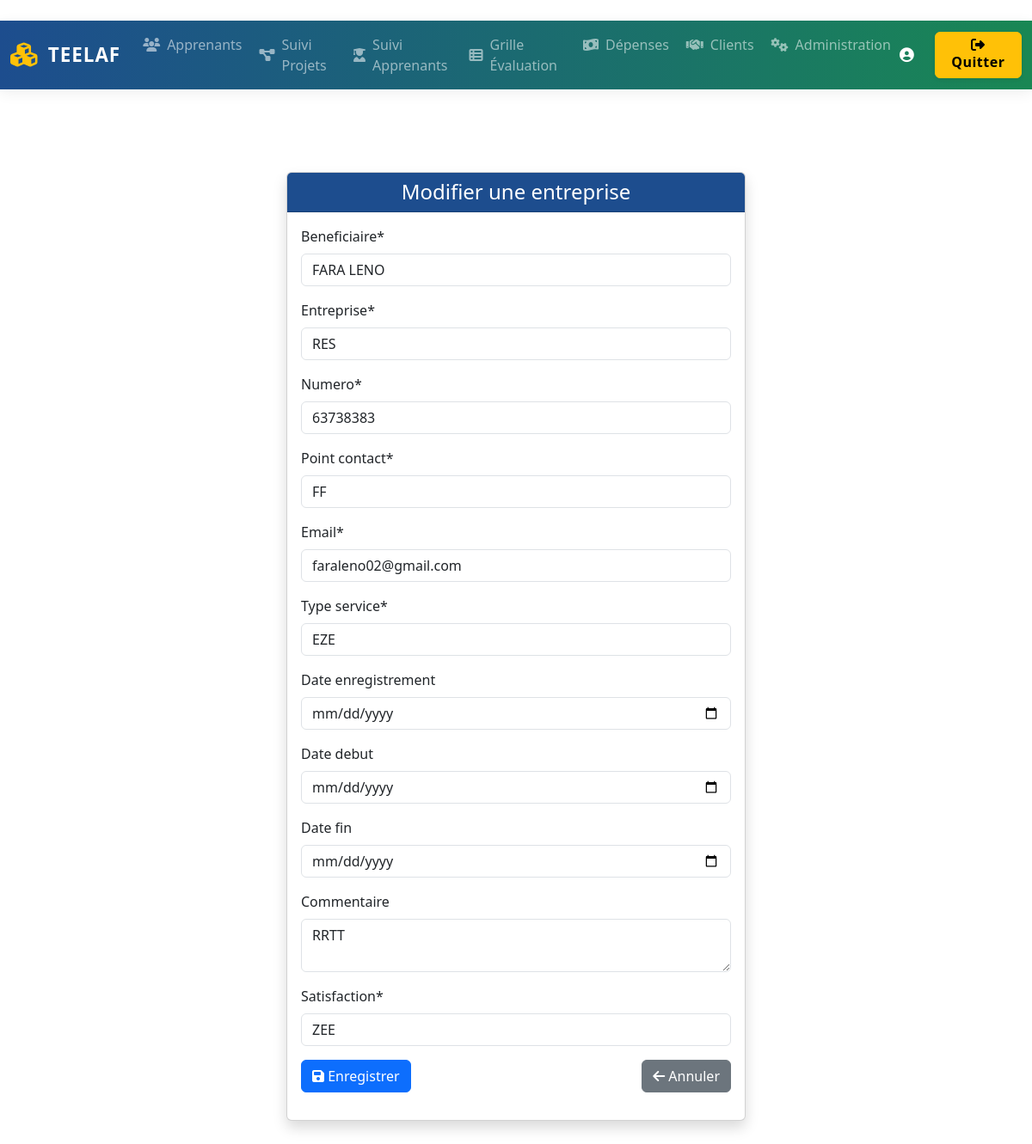
Screenshot of /clients/entreprises/edit/2/ with the database file from the repository.
### teelaf/clients/models.py (models this page shows, shortened)
class ClientEntreprise(models.Model):
    matricule = models.CharField(max_length=50, unique=True)
    entreprise = models.CharField(max_length=150)
    type_service = models.CharField(max_length=100)
    beneficiaire = models.CharField(max_length=150)
    point_contact = models.CharField(max_length=100)
    numero = models.CharField(max_length=50)
    email = models.EmailField()
    satisfaction = models.CharField(max_length=50)
    commentaire = models.TextField(blank=True)

### teelaf/clients/views.py (the view)
# urls.py: path('entreprises/edit/<int:pk>/', views.client_entreprise_edit, name='client_entreprise_edit'),
def client_entreprise_edit(request, pk):
    entreprise = get_object_or_404(ClientEntreprise, pk=pk)
    if request.method == 'POST':
        form = ClientEntrepriseForm(request.POST, instance=entreprise)
        if form.is_valid():
            form.save()
            messages.success(request, "Entreprise modifiée avec succès.")
            return redirect('manage_clients_entreprises')
    else:
        form = ClientEntrepriseForm(instance=entreprise)
    return render(request, 'clients/client_entreprise_edit.html', {'form': form, 'entreprise': entreprise})

### teelaf/templates/clients/client_entreprise_edit.html (shortened to what this page needs)
{% extends 'base.html' %}
{% load crispy_forms_tags %}
{% block content %}
<div class="container mt-5 mb-5">
    <div class="row justify-content-center">
        <div class="col-12 col-md-8 col-lg-6">
            <div class="card shadow">
                <div class="card-header text-center" style="background: #1d4d8e; color: #fff;">
                    <h4 class="mb-0">Modifier une entreprise</h4>
                </div>
                <div class="card-body">
                    <form method="post">
                        {{ form|crispy }}
                        <div class="d-flex justify-content-between mt-3">
                            <button type="submit" class="btn btn-primary">
                                <i class="fas fa-save"></i> Enregistrer
                            </button>
                            <a href="{% url 'manage_clients_entreprises' %}" class="btn btn-secondary">
                                <i class="fas fa-arrow-left"></i> Annuler
                            </a>
                        </div>
                    </form>
                </div>
            </div>
        </div>
    </div>
</div>
{% endblock %}

### rows the page displays
ClientEntreprise: beneficiaire "FARA LENO", entreprise "RES", numero "63738383", point_contact "FF", email "faraleno02@gmail.com", type_service "EZE", commentaire "RRTT", satisfaction "ZEE"
